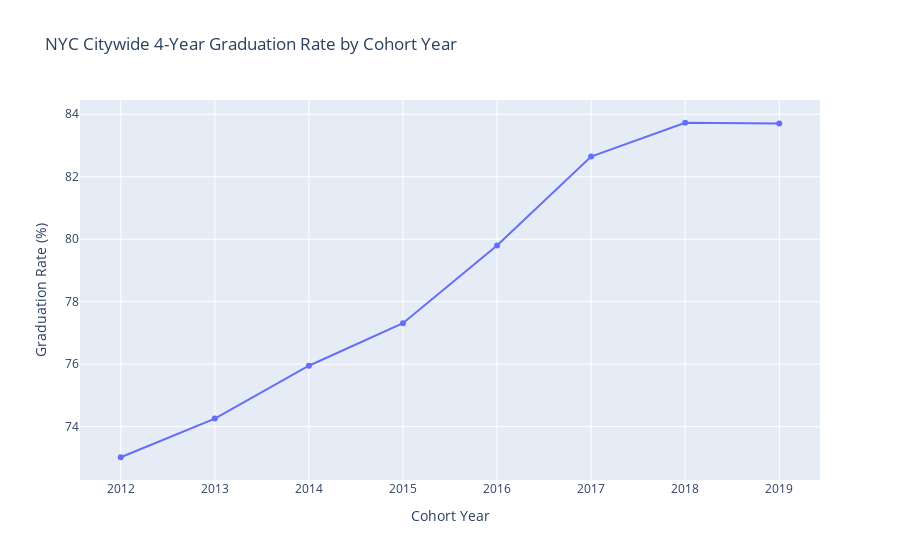

Source (notebook cell):
### Code cell
import plotly.express as px
fig = px.line(
    citywide_by_cohort,
    x="Cohort Year",
    y="pct_grads_citywide",
    markers=True,
    title="NYC Citywide 4-Year Graduation Rate by Cohort Year",
    labels={
        "Cohort Year": "Cohort Year",
        "pct_grads_citywide": "Graduation Rate (%)"
    }
)

fig.show()

### Figure 1 — Plotly figure (JSON) as saved in the notebook; plotly's stock layout.template omitted (floating-point values rounded to 4 significant figures)
{"data": [{"hovertemplate": "Cohort Year=%{x}<br>Graduation Rate (%)=%{y}<extra></extra>", "legendgroup": "", "line": {"color": "#636efa", "dash": "solid"}, "marker": {"symbol": "circle"}, "mode": "lines+markers", "name": "", "orientation": "v", "showlegend": false, "type": "scatter", "x": [2012, 2013, 2014, 2015, 2016, 2017, 2018, 2019], "xaxis": "x", "y": [73.02, 74.26, 75.95, 77.31, 79.8, 82.65, 83.73, 83.7], "yaxis": "y"}], "layout": {"legend": {"tracegroupgap": 0}, "title": {"text": "NYC Citywide 4-Year Graduation Rate by Cohort Year"}, "xaxis": {"anchor": "y", "domain": [0, 1], "title": {"text": "Cohort Year"}}, "yaxis": {"anchor": "x", "domain": [0, 1], "title": {"text": "Graduation Rate (%)"}}}}
